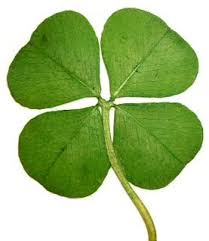
#> input picture active_contours/images.jpeg, 209 x 241 px
$ python acm.py
#> lines starting #> are read from the running program, lines starting #| are printed output that depends on the picture; after the words box and inside, x2 and y2 are one past the last pixel; in counts of white or black regions, pixels touching at a corner belong together
#branch name : active-contours

import sys
import numpy as np
import cv2
import matplotlib.pyplot as plt
import math
from pylab import*

Image = cv2.imread('images.jpeg',1)
#> Image is the input picture: shape (241, 209, 3); mean B, G, R 128.9, 188.4, 162.7
image = cv2.cvtColor(Image,cv2.COLOR_BGR2GRAY)
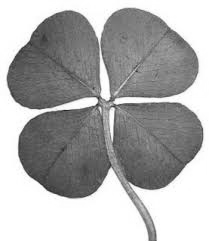
#> image: shape (241, 209); min 36, max 255, mean 174
img=np.array(image,dtype=np.float64)


IniLSF = np.ones((img.shape[0],img.shape[1]),img.dtype)
IniLSF[30:80,30:80]= -1
IniLSF=-IniLSF


Image = cv2.cvtColor(Image,cv2.COLOR_BGR2RGB)
plt.figure(1),plt.imshow(Image),plt.xticks([]), plt.yticks([])   # to hide tick values on X and Y axis
plt.contour(IniLSF,[0],color = 'b',linewidth=3)
plt.draw(),plt.show(block=False)
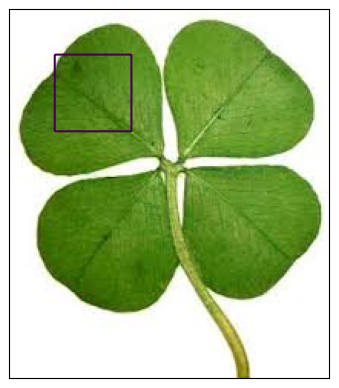
#> figure drawn by matplotlib, 1 panel

def mat_math (intput,str):
    output=intput
    for i in range(img.shape[0]):
        for j in range(img.shape[1]):
            if str=="atan":
                output[i,j] = math.atan(intput[i,j])
            if str=="sqrt":
                output[i,j] = math.sqrt(intput[i,j])
    return output


def CV (LSF, img, mu, nu, epison,step):

    Drc = (epison / math.pi) / (epison*epison+ LSF*LSF)
    Hea = 0.5*(1 + (2 / math.pi)*mat_math(LSF/epison,"atan"))
    Iy, Ix = np.gradient(LSF)
    s = mat_math(Ix*Ix+Iy*Iy,"sqrt")
    Nx = Ix / (s+0.000001)
    Ny = Iy / (s+0.000001)
    Mxx,Nxx =np.gradient(Nx)
    Nyy,Myy =np.gradient(Ny)
    cur = Nxx + Nyy
    Length = nu*Drc*cur

    Lap = cv2.Laplacian(LSF,-1)
    Penalty = mu*(Lap - cur)

    s1=Hea*img
    s2=(1-Hea)*img
    s3=1-Hea
    C1 = s1.sum()/ Hea.sum()
    C2 = s2.sum()/ s3.sum()
    CVterm = Drc*(-1 * (img - C1)*(img - C1) + 1 * (img - C2)*(img - C2))

    LSF = LSF + step*(Length + Penalty + CVterm)
    #plt.imshow(s, cmap ='gray'),plt.show()
    return LSF


mu = 1
nu = 0.003 * 255 * 255
num = 20
epison = 1
step = 0.1
LSF=IniLSF
for i in range(1,num):
    LSF = CV(LSF, img, mu, nu, epison,step)
    if i % 1 == 0:
        plt.imshow(Image),plt.xticks([]), plt.yticks([])
        plt.contour(LSF,[0],colors='r',linewidth=3)
        plt.draw(),plt.show(block=False),plt.pause(0.01)
#> this loop made 19 passes
#> (C1 in CV, C2 in CV) on passes 1 to 12: (167.4, 176.5), (112.2, 247.5), (112.8, 249), (113, 249.5), (113, 249.7), (112.9, 249.8), (112.9, 249.9), (112.9, 250), (112.9, 250), (112.8, 250.1), (112.8, 250.1), (112.8, 250.2)
#> pass 1, in mat_math, `output=intput`:
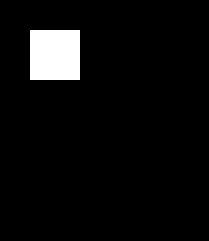
#> output: shape (241, 209) float64; values -1 (black) and 1 (white), 5% white; 1 white region, box (x1, y1, x2, y2) and area: (30, 30, 80, 80) 2500
#> pass 1, in CV, `Iy, Ix = np.gradient(LSF)`:
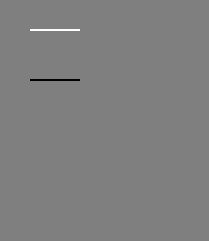
#> Iy: shape (241, 209) float64; min -1, max 1, mean 0; drawn with min black and max white
#> pass 1, `plt.draw(),plt.show(block=False),plt.pause(0.01)`:
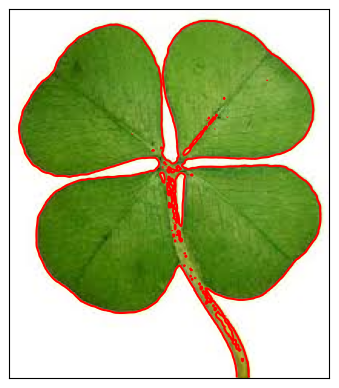
#> figure drawn by matplotlib, 1 panel
#> pass 2, `plt.draw(),plt.show(block=False),plt.pause(0.01)`:
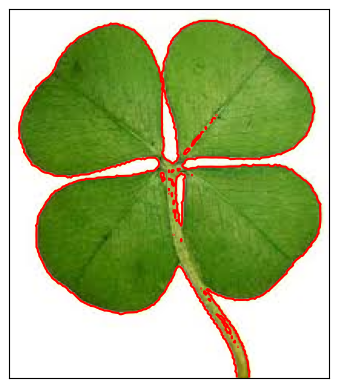
#> figure drawn by matplotlib, 1 panel
#> after the loop:
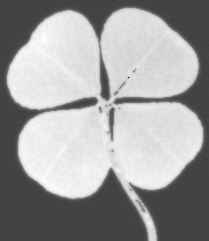
#> LSF: shape (241, 209) float64; min -66.51, max 45.44, mean 2.8; drawn with min black and max white
